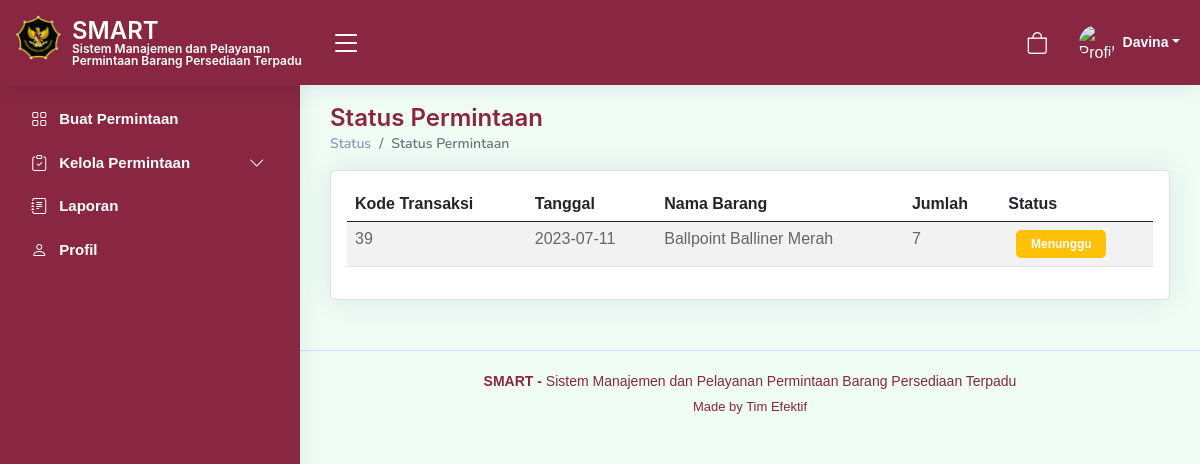
Before: /statusPermintaan.php (signed in) with the older database file.
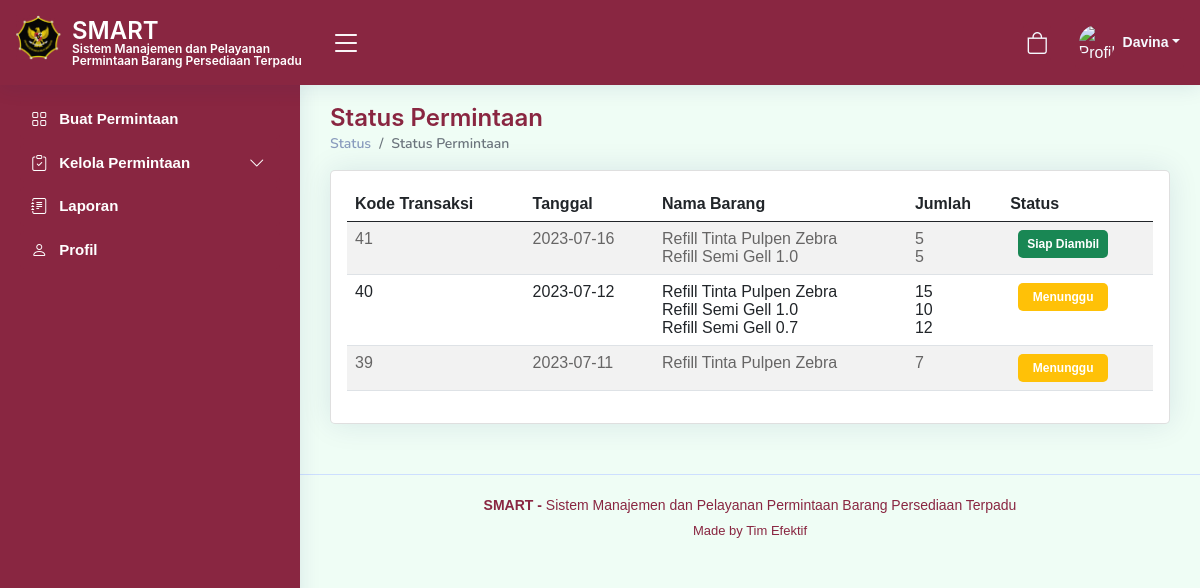
After: the same page with the newer database file.
### tables this page shows
CREATE TABLE `tb_order` (
  `id_transaksi` int(11) NOT NULL,
  `id_user` int(11) NOT NULL,
  `tgl_minta` date NOT NULL,
  `tgl_siap` date DEFAULT NULL,
  `status` varchar(50) NOT NULL DEFAULT 'Menunggu',
  `tgl_ambil` date DEFAULT NULL
);

### statusPermintaan.php (the view, shortened to what the changed rows need)
<?php
$username = $_SESSION['username'];
?>
<!DOCTYPE html>
<html lang="en">
<head>
  <link href="assets/vendor/bootstrap/css/bootstrap.min.css" rel="stylesheet">
  <link href="assets/vendor/bootstrap-icons/bootstrap-icons.css" rel="stylesheet">
  <link href="assets/vendor/boxicons/css/boxicons.min.css" rel="stylesheet">
  <link href="assets/vendor/quill/quill.snow.css" rel="stylesheet">
  <link href="assets/vendor/quill/quill.bubble.css" rel="stylesheet">
  <link href="assets/vendor/remixicon/remixicon.css" rel="stylesheet">
  <link href="assets/vendor/simple-datatables/style.css" rel="stylesheet">
  <link rel="stylesheet" href="https://cdnjs.cloudflare.com/ajax/libs/twitter-bootstrap/5.2.0/css/bootstrap.min.css">
  <link rel="stylesheet" href="https://cdn.datatables.net/1.13.4/css/dataTables.bootstrap5.min.css">
  <link href="https://cdnjs.cloudflare.com/ajax/libs/font-awesome/5.10.0/css/all.min.css" rel="stylesheet">
  <link href="https://cdn.jsdelivr.net/npm/bootstrap-icons@1.4.1/font/bootstrap-icons.css" rel="stylesheet">
  <link href="assets/css/style.css" rel="stylesheet">
  <link href="assets/css/bootstrap.min.css" rel="stylesheet">
</head>
<body>
  <main id="main" class="main">
    <div class="pagetitle">
      <h1>Status Permintaan</h1>
    </div>
    <section class="section">
      <div class="row">
        <div class="col-lg-12">
          <div class="card">
            <div class="card-body">
              <table id="example" class="table table-striped" style="width:100%">
                <thead>
                  <tr>
                    <th>Kode Transaksi</th>
                    <th>Tanggal</th>
                    <th>Nama Barang</th>
                    <th>Jumlah</th>
                    <th>Status</th>
                  </tr>
                </thead>
                <tbody>
                  <?php
                  $con = db_connect();
                  $query = "SELECT tb_order.id_transaksi, GROUP_CONCAT(tb_barang.nama SEPARATOR '<br>') AS nama, tb_order.tgl_minta, GROUP_CONCAT(tb_order_detail.jumlah_minta SEPARATOR '<br>') AS jumlah_minta, tb_order.status
                    FROM tb_order
                    JOIN tb_user ON tb_order.id_user = tb_user.id_user
                    JOIN tb_order_detail ON tb_order.id_transaksi = tb_order_detail.id_transaksi
                    JOIN tb_barang ON tb_order_detail.id_barang = tb_barang.id_barang
                    WHERE tb_user.username = '$username'
                    GROUP BY tb_order.id_transaksi
                    ORDER BY tb_order.id_transaksi DESC";
                  $result = mysqli_query($con, $query);
                  while ($row = mysqli_fetch_assoc($result)) {
                    echo "<tr>";
                    echo "<td>" . $row['id_transaksi'] . "</td>";
                    echo "<td>" . $row['tgl_minta'] . "</td>";
                    echo "<td>" . $row['nama'] . "</td>";
                    echo "<td>" . $row['jumlah_minta'] . "</td>";
                    echo "<td>";
                        if ($row['status'] == 'Siap Diambil') {
                          echo "<span class='badge bg-success p-2 ms-2' style='border-radius: 5; width: 90px; color: white;'>" . $row['status'] . "</span>";
                        } else if ($row['status'] == 'Menunggu') {
                          echo "<span class='badge bg-warning p-2 ms-2' style='border-radius: 5; width: 90px; color: white;'>" . $row['status'] . "</span>";
                        } else if ($row['status'] == 'Selesai') {
                          echo "<span class='badge bg-info p-2 ms-2' style='border-radius: 5; width: 90px; color: white;'>" . $row['status'] . "</span>";
                        }
                    echo "</td>";
                    echo "</tr>";
                  }
                  ?>
                </tbody>
              </table>
            </div>
          </div>
        </div>
      </div>
    </section>
  </main>
</body>
</html>

Changed rows visible on the page:
added tb_order: id_transaksi "41", tgl_minta "2023-07-16", nama "Refill Tinta Pulpen Zebra Refill Semi Gell 1.0", jumlah_minta "5 5", status "Siap Diambil"
added tb_order: id_transaksi "40", tgl_minta "2023-07-12", nama "Refill Tinta Pulpen Zebra Refill Semi Gell 1.0 Refill Semi Gell 0.7", jumlah_minta "15 10 12", status "Menunggu"
computed for tb_order id 39: nama "Ballpoint Balliner Merah" → "Refill Tinta Pulpen Zebra"
